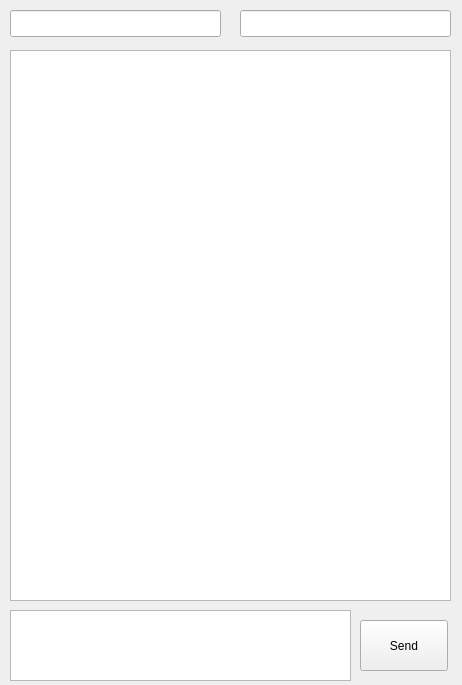
<?xml version="1.0" encoding="UTF-8"?>
<ui version="4.0">
 <class>ClientPrivateChatWidget</class>
 <widget class="QWidget" name="ClientPrivateChatWidget">
  <property name="geometry">
   <rect>
    <x>0</x>
    <y>0</y>
    <width>462</width>
    <height>685</height>
   </rect>
  </property>
  <property name="windowTitle">
   <string>Client Private Chat</string>
  </property>
  <widget class="QListWidget" name="PrivateListWidget">
   <property name="geometry">
    <rect>
     <x>10</x>
     <y>50</y>
     <width>441</width>
     <height>551</height>
    </rect>
   </property>
  </widget>
  <widget class="QTextEdit" name="PrivateTextEdit">
   <property name="geometry">
    <rect>
     <x>10</x>
     <y>610</y>
     <width>341</width>
     <height>71</height>
    </rect>
   </property>
  </widget>
  <widget class="QPushButton" name="PrivateSendButton">
   <property name="geometry">
    <rect>
     <x>360</x>
     <y>620</y>
     <width>88</width>
     <height>51</height>
    </rect>
   </property>
   <property name="text">
    <string>Send</string>
   </property>
  </widget>
  <widget class="QLineEdit" name="SourceNameLineEdit">
   <property name="geometry">
    <rect>
     <x>10</x>
     <y>10</y>
     <width>211</width>
     <height>27</height>
    </rect>
   </property>
  </widget>
  <widget class="QLineEdit" name="DestinationNameLineEdit">
   <property name="geometry">
    <rect>
     <x>240</x>
     <y>10</y>
     <width>211</width>
     <height>27</height>
    </rect>
   </property>
  </widget>
 </widget>
 <resources/>
 <connections/>
</ui>
